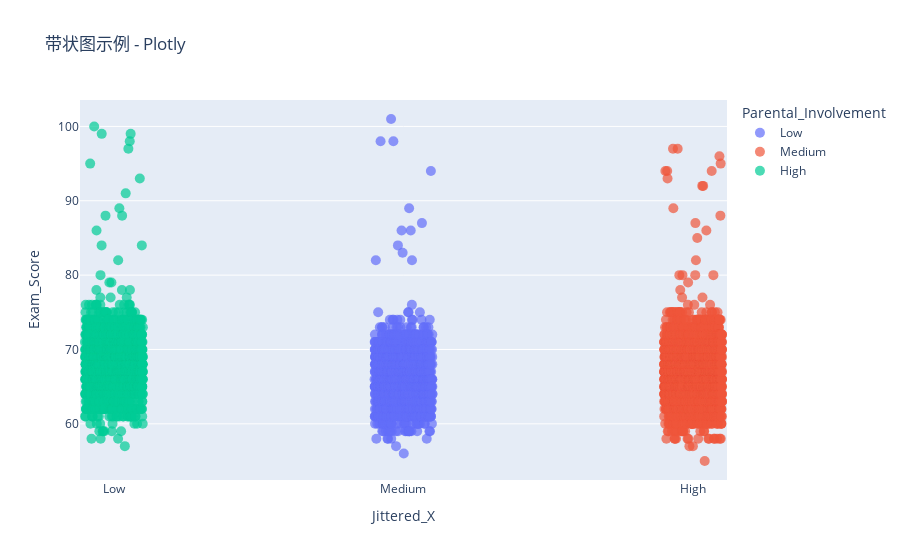

Notebook cell for this chart:
### Markdown cell above
3. 使用 Plotly 绘制带状图


plotly 是一个用于创建交互式图表的库，可以生成丰富的视觉效果。

### Code cell
import pandas as pd
import plotly.express as px
import numpy as np

df['Jittered_X'] = df['Parental_Involvement'].astype('category').cat.codes + np.random.uniform(-0.1, 0.1, size=len(df))

# 绘制带状图
fig = px.strip(df, x='Jittered_X', y='Exam_Score', color='Parental_Involvement',
                title='带状图示例 - Plotly')
fig.update_traces(marker=dict(size=10, opacity=0.7))
fig.update_layout(xaxis=dict(tickmode='array', tickvals=np.arange(len(df['Parental_Involvement'].unique())),
                              ticktext=df['Parental_Involvement'].unique()))

fig.show()

### Figure 1 — Plotly figure (JSON) as saved in the notebook; plotly's stock layout.template omitted (floating-point values rounded to 4 significant figures; data arrays with more than 128 entries replaced by an {"elided": "..."} marker saying what was removed)
{"data": [{"alignmentgroup": "True", "boxpoints": "all", "fillcolor": "rgba(255,255,255,0)", "hoveron": "points", "hovertemplate": "Parental_Involvement=Low<br>Jittered_X=%{x}<br>Exam_Score=%{y}<extra></extra>", "legendgroup": "Low", "line": {"color": "rgba(255,255,255,0)"}, "marker": {"color": "#636efa", "opacity": 0.7, "size": 10}, "name": "Low", "offsetgroup": "Low", "orientation": "v", "pointpos": 0, "showlegend": true, "type": "box", "x": {"elided": "1337 float values"}, "x0": " ", "xaxis": "x", "y": {"elided": "1337 int values"}, "y0": " ", "yaxis": "y"}, {"alignmentgroup": "True", "boxpoints": "all", "fillcolor": "rgba(255,255,255,0)", "hoveron": "points", "hovertemplate": "Parental_Involvement=Medium<br>Jittered_X=%{x}<br>Exam_Score=%{y}<extra></extra>", "legendgroup": "Medium", "line": {"color": "rgba(255,255,255,0)"}, "marker": {"color": "#EF553B", "opacity": 0.7, "size": 10}, "name": "Medium", "offsetgroup": "Medium", "orientation": "v", "pointpos": 0, "showlegend": true, "type": "box", "x": {"elided": "3362 float values"}, "x0": " ", "xaxis": "x", "y": {"elided": "3362 int values"}, "y0": " ", "yaxis": "y"}, {"alignmentgroup": "True", "boxpoints": "all", "fillcolor": "rgba(255,255,255,0)", "hoveron": "points", "hovertemplate": "Parental_Involvement=High<br>Jittered_X=%{x}<br>Exam_Score=%{y}<extra></extra>", "legendgroup": "High", "line": {"color": "rgba(255,255,255,0)"}, "marker": {"color": "#00cc96", "opacity": 0.7, "size": 10}, "name": "High", "offsetgroup": "High", "orientation": "v", "pointpos": 0, "showlegend": true, "type": "box", "x": {"elided": "1908 float values"}, "x0": " ", "xaxis": "x", "y": {"elided": "1908 int values"}, "y0": " ", "yaxis": "y"}], "layout": {"boxmode": "group", "legend": {"title": {"text": "Parental_Involvement"}, "tracegroupgap": 0}, "title": {"text": "带状图示例 - Plotly"}, "xaxis": {"anchor": "y", "domain": [0, 1], "tickmode": "array", "ticktext": ["Low", "Medium", "High"], "tickvals": [0, 1, 2], "title": {"text": "Jittered_X"}}, "yaxis": {"anchor": "x", "domain": [0, 1], "title": {"text": "Exam_Score"}}}}
